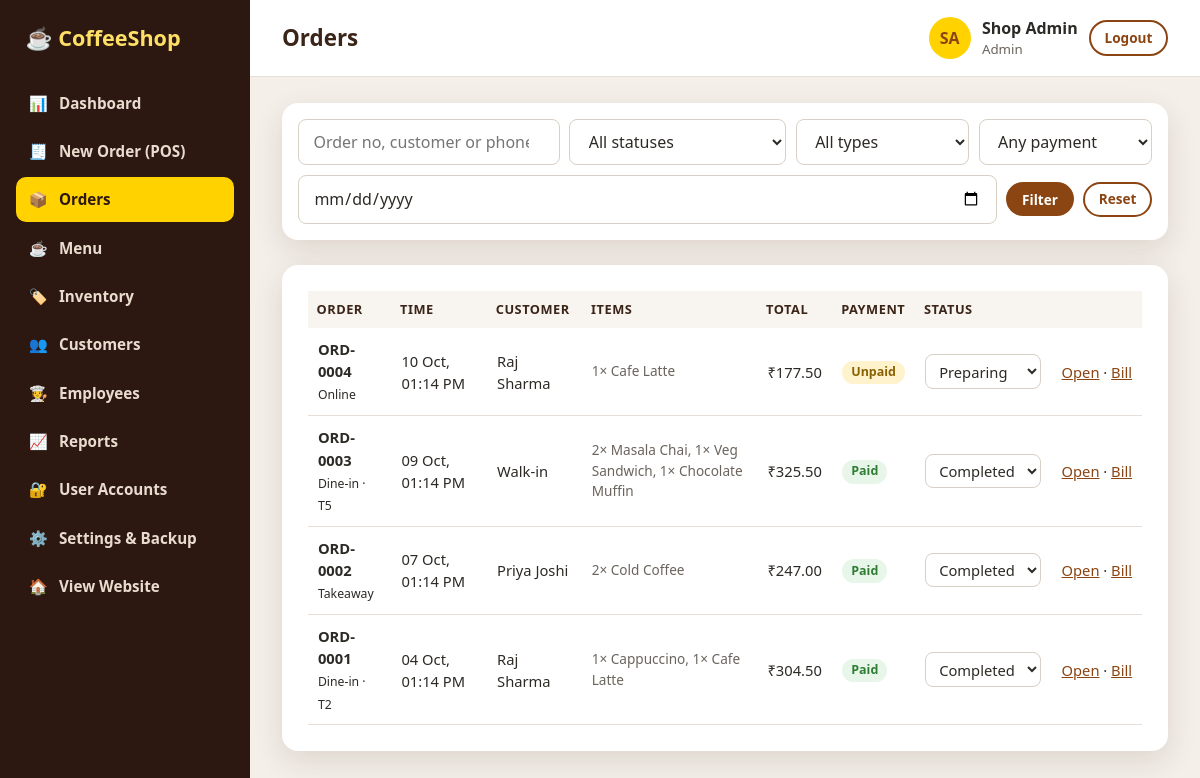
The app's page /admin/orders.php (signed in) with its own data.
### tables this page shows
CREATE TABLE users (
    id            INT AUTO_INCREMENT PRIMARY KEY,
    name          VARCHAR(100) NOT NULL,
    email         VARCHAR(150) NOT NULL UNIQUE,
    phone         VARCHAR(20),
    password_hash VARCHAR(255) NOT NULL,
    role          ENUM('admin','staff','customer') NOT NULL DEFAULT 'customer',
    is_active     TINYINT(1) NOT NULL DEFAULT 1,
    created_at    DATETIME NOT NULL DEFAULT CURRENT_TIMESTAMP
);

CREATE TABLE orders (
    id               INT AUTO_INCREMENT PRIMARY KEY,
    order_no         VARCHAR(30) UNIQUE,
    customer_id      INT NULL,
    order_type       ENUM('dine_in','takeaway','online') NOT NULL DEFAULT 'dine_in',
    table_no         VARCHAR(10),
    status           ENUM('pending','preparing','ready','completed','cancelled') NOT NULL DEFAULT 'pending',
    subtotal         DECIMAL(10,2) NOT NULL DEFAULT 0,
    tax_rate         DECIMAL(5,2) NOT NULL DEFAULT 0,
    tax_amount       DECIMAL(10,2) NOT NULL DEFAULT 0,
    discount_percent DECIMAL(5,2) NOT NULL DEFAULT 0,
    discount_amount  DECIMAL(10,2) NOT NULL DEFAULT 0,
    extra_charges    DECIMAL(10,2) NOT NULL DEFAULT 0,
    total            DECIMAL(10,2) NOT NULL DEFAULT 0,
    payment_method   ENUM('cash','card','upi') NULL,
    payment_status   ENUM('unpaid','paid','refunded') NOT NULL DEFAULT 'unpaid',
    notes            VARCHAR(255),
    rating           TINYINT NULL,
    created_by       INT NULL,
    created_at       DATETIME NOT NULL DEFAULT CURRENT_TIMESTAMP,
    updated_at       DATETIME NOT NULL DEFAULT CURRENT_TIMESTAMP ON UPDATE CURRENT_TIMESTAMP,
    FOREIGN KEY (customer_id) REFERENCES customers(id) ON DELETE SET NULL,
    FOREIGN KEY (created_by) REFERENCES users(id) ON DELETE SET NULL,
    INDEX idx_created (created_at),
    INDEX idx_status (status)
);

CREATE TABLE customers (
    id             INT AUTO_INCREMENT PRIMARY KEY,
    user_id        INT NULL UNIQUE,
    name           VARCHAR(100) NOT NULL,
    phone          VARCHAR(20),
    email          VARCHAR(150),
    loyalty_points INT NOT NULL DEFAULT 0,
    created_at     DATETIME NOT NULL DEFAULT CURRENT_TIMESTAMP,
    FOREIGN KEY (user_id) REFERENCES users(id) ON DELETE SET NULL
);

### admin/orders.php (the view, shortened to what this page needs)
<?php
require_once __DIR__ . '/../includes/bootstrap.php';
require_once __DIR__ . '/../includes/layout.php';
$user = require_role('admin', 'staff');
$date    = $_GET['date'] ?? '';
$q       = trim($_GET['q'] ?? '');
$where = [];
$params = [];
$sql = 'SELECT o.*, c.name AS customer_name,
               (SELECT GROUP_CONCAT(CONCAT(quantity, "× ", item_name) SEPARATOR ", ") FROM order_items WHERE order_id = o.id) AS summary
        FROM orders o LEFT JOIN customers c ON c.id = o.customer_id'
    . ($where ? ' WHERE ' . implode(' AND ', $where) : '') . ' ORDER BY o.created_at DESC LIMIT 200';
$stmt = db()->prepare($sql);
$stmt->execute($params);
$orders = $stmt->fetchAll();
admin_start('Orders', 'orders');
?>
<form class="filter-bar panel" method="get">
    <input type="search" name="q" value="<?= e($q) ?>" placeholder="Order no, customer or phone">
    <select name="status">
        <option value="">All statuses</option>
    </select>
    <select name="type">
        <option value="">All types</option>
    </select>
    <select name="payment">
        <option value="">Any payment</option>
    </select>
    <input type="date" name="date" value="<?= e($date) ?>">
    <button class="btn btn-brown btn-sm">Filter</button>
    <a href="<?= e(base_url('admin/orders.php')) ?>" class="btn btn-outline btn-sm">Reset</a>
</form>
<section class="panel">
    <div class="table-wrap">
        <table class="table">
            <thead><tr><th>Order</th><th>Time</th><th>Customer</th><th>Items</th><th>Total</th><th>Payment</th><th>Status</th><th></th></tr></thead>
            <tbody>
            <?php foreach ($orders as $o): ?>
                <tr>
                    <td><strong><?= e($o['order_no']) ?></strong><br><small><?= e(ORDER_TYPES[$o['order_type']]) ?><?= $o['table_no'] ? ' · ' . e($o['table_no']) : '' ?></small></td>
                    <td><?= e(date('d M, h:i A', strtotime($o['created_at']))) ?></td>
                    <td><?= e($o['customer_name'] ?? 'Walk-in') ?></td>
                    <td class="summary"><?= e($o['summary']) ?></td>
                    <td><?= e(money($o['total'])) ?></td>
                    <td><?= status_badge($o['payment_status']) ?></td>
                    <td>
                        <?php if ($o['status'] === 'cancelled'): ?>
                            <?= status_badge('cancelled') ?>
                        <?php else: ?>
                            <form method="post" class="inline-form">
                                <select name="status" class="status-select" data-autosubmit
                                        data-confirm-value="cancelled" data-confirm="Cancel this order and return stock?">
                                    <?php foreach (ORDER_STATUSES as $s): ?><option value="<?= e($s) ?>" <?= $o['status'] === $s ? 'selected' : '' ?>><?= e(ucfirst($s)) ?></option><?php endforeach; ?>
                                </select>
                            </form>
                        <?php endif; ?>
                    </td>
                    <td class="nowrap">
                        <a href="<?= e(base_url('admin/order_view.php?id=' . $o['id'])) ?>">Open</a> ·
                        <a href="<?= e(base_url('receipt.php?id=' . $o['id'])) ?>">Bill</a>
                    </td>
                </tr>
            <?php endforeach; ?>
            </tbody>
        </table>
    </div>
</section>
<?php
admin_end();

### includes/layout.php (shortened to what this page needs)
<?php
function page_head(string $title, string $bodyClass = ''): void
{
    ?><!DOCTYPE html>
<html lang="en">
<head>
    <title><?= e($title) ?> | <?= e(setting('shop_name', 'Coffee Shop')) ?></title>
    <link rel="stylesheet" href="<?= e(base_url('assets/css/style.css')) ?>">
</head>
<body class="<?= e($bodyClass) ?>">
<?php
}
function page_end(): void
{
    ?>
</body>
</html>
<?php
}
    ?>
<?php
function admin_start(string $title, string $active): void
{
    $user = current_user();
    $menu = [
        'dashboard' => ['📊', 'Dashboard', 'admin/index.php', false],
        'pos'       => ['🧾', 'New Order (POS)', 'admin/pos.php', false],
        'orders'    => ['📦', 'Orders', 'admin/orders.php', false],
        'menu'      => ['☕', 'Menu', 'admin/menu.php', true],
        'inventory' => ['🏷️', 'Inventory', 'admin/inventory.php', false],
        'customers' => ['👥', 'Customers', 'admin/customers.php', false],
        'employees' => ['🧑‍🍳', 'Employees', 'admin/employees.php', true],
        'reports'   => ['📈', 'Reports', 'admin/reports.php', true],
        'users'     => ['🔐', 'User Accounts', 'admin/users.php', true],
        'settings'  => ['⚙️', 'Settings & Backup', 'admin/settings.php', true],
    ];
    page_head($title, 'admin-body');
    ?>
<div class="admin-layout">
    <aside class="sidebar" id="sidebar">
        <a class="logo-flat" href="<?= e(base_url('admin/index.php')) ?>">☕ CoffeeShop</a>
        <nav>
            <?php foreach ($menu as $key => [$icon, $label, $href, $adminOnly]):
                if ($adminOnly && $user['role'] !== 'admin') continue; ?>
                <a href="<?= e(base_url($href)) ?>" class="<?= $key === $active ? 'active' : '' ?>"><span><?= $icon ?></span><?= e($label) ?></a>
            <?php endforeach; ?>
            <a href="<?= e(base_url('index.php')) ?>"><span>🏠</span>View Website</a>
        </nav>
    </aside>
    <div class="admin-main">
        <header class="admin-topbar">
            <h1><?= e($title) ?></h1>
            <div class="topbar-user">
                <span class="avatar"><?= e(initials($user['name'])) ?></span>
                <div><strong><?= e($user['name']) ?></strong><small><?= e(ucfirst($user['role'])) ?></small></div>
                <a class="btn btn-outline btn-sm" href="<?= e(base_url('logout.php')) ?>">Logout</a>
            </div>
        </header>
        <main class="admin-content">
<?php
}
function admin_end(): void
{
    ?>
        </main>
    </div>
</div>
<?php
    page_end();
}

### includes/bootstrap.php (shortened to what this page needs)
<?php
function db(): PDO
{
    static $pdo = null;
    if ($pdo === null) {
        $dsn = 'mysql:host=' . DB_HOST . ';port=' . DB_PORT . ';dbname=' . DB_NAME . ';charset=utf8mb4';
        try {
            $pdo = new PDO($dsn, DB_USER, DB_PASS, [
                PDO::ATTR_ERRMODE            => PDO::ERRMODE_EXCEPTION,
                PDO::ATTR_DEFAULT_FETCH_MODE => PDO::FETCH_ASSOC,
                PDO::ATTR_EMULATE_PREPARES   => false,
            ]);
            $pdo->exec("SET time_zone = '" . date('P') . "'");
        } catch (PDOException $e) {
            http_response_code(500);
            exit('<h2>Database connection failed</h2><p>Check config/config.php and make sure the '
                . 'database/coffeeshop.sql file has been imported.</p>');
        }
    }
    return $pdo;
}
function base_url(string $path = ''): string
{
    static $base = null;
    if ($base === null) {
        $root = str_replace('\\', '/', realpath(__DIR__ . '/..'));
        $doc  = str_replace('\\', '/', realpath($_SERVER['DOCUMENT_ROOT'] ?? '') ?: '');
        $base = ($doc !== '' && str_starts_with($root, $doc)) ? substr($root, strlen($doc)) : '';
        $base = rtrim($base, '/');
    }
    return $base . '/' . ltrim($path, '/');
}
function e($value): string
{
    return htmlspecialchars((string) $value, ENT_QUOTES, 'UTF-8');
}
function setting(string $name, string $default = ''): string
{
    static $cache = null;
    if ($cache === null) {
        $cache = db()->query('SELECT name, value FROM settings')->fetchAll(PDO::FETCH_KEY_PAIR);
    }
    return $cache[$name] ?? $default;
}
function money($amount): string
{
    return setting('currency', '₹') . number_format((float) $amount, 2);
}
function current_user(): ?array
{
    static $user = false;
    if ($user === false) {
        $user = null;
        if (!empty($_SESSION['user_id'])) {
            $stmt = db()->prepare('SELECT id, name, email, phone, role FROM users WHERE id = ? AND is_active = 1');
            $stmt->execute([$_SESSION['user_id']]);
            $user = $stmt->fetch() ?: null;
        }
    }
    return $user;
}
function require_login(): array
{
    $user = current_user();
    return $user;
}
function require_role(string ...$roles): array
{
    $user = require_login();
    return $user;
}
function initials(string $name): string
{
    $parts = preg_split('/\s+/', trim($name));
    $out = mb_substr($parts[0] ?? '', 0, 1) . (count($parts) > 1 ? mb_substr(end($parts), 0, 1) : mb_substr($parts[0] ?? '', 1, 1));
    return mb_strtoupper($out);
}
function status_badge(string $status): string
{
    return '<span class="badge badge-' . e($status) . '">' . e(ucwords(str_replace('_', ' ', $status))) . '</span>';
}

### assets/css/style.css (style rules this page uses)
:root { --brown: #6f4e37; --brown-dark: #3b2418; --brown-deep: #2c1810; --rust: #8b4513; --orange: #d2691e; --yellow: #ffd200; --yellow-soft: #ffe066; --cream: #f8f4ef; --text: #2d2a26; --muted: #6b645c; --border: #e7dfd6; --white: #ffffff; --green: #2e7d32; --red: #c62828; --radius: 16px; --shadow: 0 10px 30px rgba(60, 30, 10, .12); }
* { box-sizing: border-box; }
html { scroll-behavior: smooth; }
body { margin: 0; font-family: "Segoe UI", Arial, Helvetica, sans-serif; color: var(--text); background: var(--white); line-height: 1.5; }
a { color: var(--rust); }
h1, h2, h3, h4 { margin: 0 0 .5em; line-height: 1.2; }
.nowrap { white-space: nowrap; }
.btn { display: inline-flex; align-items: center; justify-content: center; gap: .4em; padding: .7em 1.4em; border-radius: 999px; border: 2px solid transparent; font-weight: 700; font-size: .95rem; text-decoration: none; cursor: pointer; transition: transform .15s, box-shadow .15s, background .15s; font-family: inherit; }
.btn-sm { padding: .4em 1em; font-size: .85rem; }
.btn-brown { background: var(--rust); color: var(--white); }
.btn-outline { background: transparent; border-color: var(--rust); color: var(--rust); }
.logo-flat { color: var(--yellow-soft); font-weight: 800; font-size: 1.5rem; text-decoration: none; }
input, select, textarea { font: inherit; padding: .65em .9em; border: 1px solid #d8cfc5; border-radius: 8px; background: var(--white); color: var(--text); width: 100%; }
.inline-form { display: inline-flex; gap: .4rem; align-items: center; flex-wrap: wrap; margin: 0; }
.inline-form select, .inline-form input { width: auto; padding: .35em .6em; }
.badge { display: inline-block; padding: .2em .7em; border-radius: 999px; font-size: .78rem; font-weight: 700; white-space: nowrap; }
.badge-pending, .badge-unpaid { background: #fff3cd; color: #8a6100; }
.badge-completed, .badge-paid { background: #e8f5e9; color: var(--green); }
.avatar { display: inline-grid; place-items: center; width: 42px; height: 42px; border-radius: 50%; background: var(--yellow); color: var(--rust); font-weight: 800; flex: 0 0 auto; }
.panel { background: var(--white); border-radius: var(--radius); padding: 1.6rem; box-shadow: var(--shadow); margin-bottom: 1.6rem; }
.table-wrap { overflow-x: auto; }
.table { width: 100%; border-collapse: collapse; font-size: .92rem; }
.table th { text-align: left; background: var(--cream); color: var(--brown-dark); padding: .7em; font-size: .8rem; text-transform: uppercase; letter-spacing: .04em; }
.table td { padding: .7em; border-bottom: 1px solid var(--border); vertical-align: middle; }
.table td.summary { max-width: 260px; color: var(--muted); font-size: .85rem; }
.admin-body { background: #f4efe9; }
.admin-layout { display: grid; grid-template-columns: 250px 1fr; min-height: 100vh; }
.sidebar { background: var(--brown-deep); padding: 1.4rem 1rem; position: sticky; top: 0; height: 100vh; overflow-y: auto; }
.sidebar .logo-flat { display: block; margin: 0 .6rem 1.6rem; font-size: 1.35rem; }
.sidebar nav a { display: flex; gap: .7rem; align-items: center; color: #e9dccf; text-decoration: none; padding: .7rem .8rem; border-radius: 10px; margin-bottom: .2rem; font-weight: 600; font-size: .95rem; }
.sidebar nav a.active { background: var(--yellow); color: var(--brown-deep); }
.admin-main { min-width: 0; }
.admin-topbar { display: flex; align-items: center; gap: 1rem; padding: 1rem 2rem; background: var(--white); border-bottom: 1px solid var(--border); position: sticky; top: 0; z-index: 20; }
.admin-topbar h1 { font-size: 1.4rem; margin: 0; flex: 1; color: var(--brown-dark); }
.topbar-user { display: flex; align-items: center; gap: .7rem; }
.topbar-user small { display: block; color: var(--muted); }
.admin-content { padding: 1.6rem 2rem 3rem; }
.filter-bar { display: flex; gap: .6rem; flex-wrap: wrap; align-items: center; }
.filter-bar input, .filter-bar select { width: auto; flex: 1 1 150px; }
.panel.filter-bar { padding: 1rem; }

### records on screen
users: name "SA", name "Shop Admin", role "Admin"
orders: order_no "ORD-0004", order_type "Online", created_at "10 Oct, 01:14 PM", customer.name "Raj Sharma", summary "1× Cafe Latte", total "₹177.50", payment_status "Unpaid", status "Preparing"
orders: order_no "ORD-0003", order_type "Dine-in", table_no "T5", created_at "09 Oct, 01:14 PM", customer_name "Walk-in", summary "2× Masala Chai, 1× Veg Sandwich, 1× Chocolate Muffin", total "₹325.50", payment_status "Paid", status "Completed"
orders: order_no "ORD-0002", order_type "Takeaway", created_at "07 Oct, 01:14 PM", customer.name "Priya Joshi", summary "2× Cold Coffee", total "₹247.00", payment_status "Paid", status "Completed"
orders: order_no "ORD-0001", order_type "Dine-in", table_no "T2", created_at "04 Oct, 01:14 PM", customer.name "Raj Sharma", summary "1× Cappuccino, 1× Cafe Latte", total "₹304.50", payment_status "Paid", status "Completed"

### other values on screen
$icon "📊"
$label "Dashboard"
$icon "🧾"
$label "New Order (POS)"
$icon "📦"
$label "Orders"
$icon "☕"
$label "Menu"
$icon "🏷️"
$label "Inventory"
$icon "👥"
$label "Customers"
$icon "🧑‍🍳"
$label "Employees"
$icon "📈"
